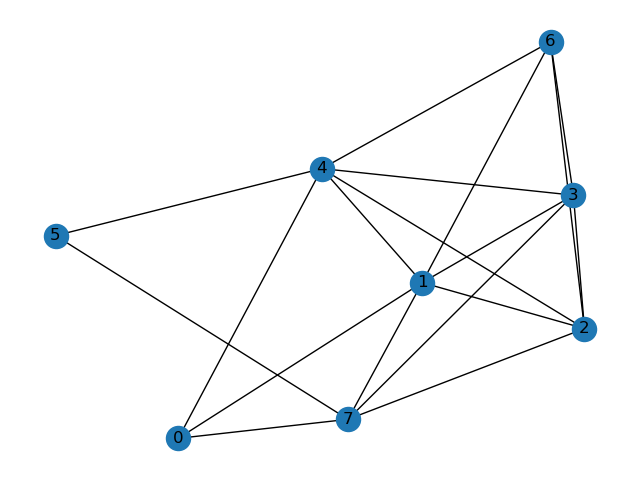
#> input picture complex-network/zad3/images/random_graph.png, 640 x 480 px
$ python -i main.py   (imports and definitions only)
#> lines starting #> are read from the running program, lines starting #| are printed output that depends on the picture; after the words box and inside, x2 and y2 are one past the last pixel; in counts of white or black regions, pixels touching at a corner belong together
import copy
import os
from typing import Tuple
import cv2
import numpy as np
import pandas as pd
from matplotlib import pyplot as plt

from src.descriptor.CDP import CDP
from src.descriptor.CentroidPDH import CentroidPDH
from src.descriptor.LogPol import LogPol

IMAGES_DIR = './images'


# [66 lines left out: functions read_images, select_representatives_numbers, train_test_split, get_list_of_dirs, convert_image_to_black, not called in this run]


def convert_image_to_contour(image: np.array):
    image_gray = cv2.cvtColor(image, cv2.COLOR_RGB2GRAY)
    thresh, image_black_and_white = cv2.threshold(image_gray, 0, 255, cv2.THRESH_BINARY_INV + cv2.THRESH_OTSU)
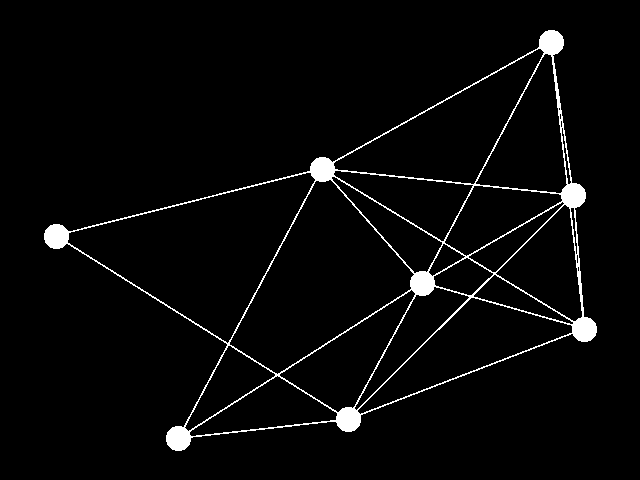
#> image_black_and_white: shape (480, 640); 3.3% white; 1 white region
#> thresh = 163

    image_contour = image_black_and_white.copy()
    image_contour[:] = 255
#> image_contour: shape (480, 640); every value is 255

    contours, hierarchy = cv2.findContours(image_black_and_white, cv2.RETR_TREE, cv2.CHAIN_APPROX_SIMPLE)
#> contours = 25 contours, 5 with area under 20; largest, box (x1, y1, x2, y2) and area: (44, 30, 597, 451) 110926, (67, 172, 316, 344) 19889, (229, 179, 415, 375) 18226, (333, 48, 545, 185) 11236, (357, 297, 573, 415) 8646
#> (the run stopped early here; a loop or call above may not have finished)
